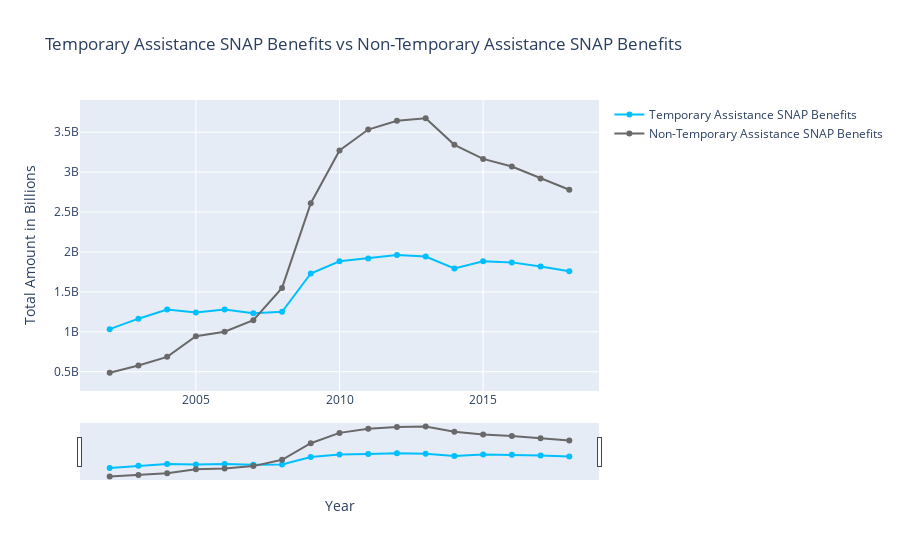

Notebook code cell kept with this figure:
### Code cell
df = SNAP_BY_YEAR



fig = go.Figure()
fig.add_trace(go.Scatter(x=df.Year, y=df['Temporary Assistance SNAP Benefits'], name="Temporary Assistance SNAP Benefits",
                         line_color='deepskyblue'))

fig.add_trace(go.Scatter(x=df.Year, y=df['Non-Temporary Assistance SNAP Benefits'], name="Non-Temporary Assistance SNAP Benefits",
                         line_color='dimgray'))

fig.update_layout(title_text='Temporary Assistance SNAP Benefits vs Non-Temporary Assistance SNAP Benefits',
                  xaxis_rangeslider_visible=True, yaxis_title="Total Amount in Billions", xaxis_title="Year",
)
fig.show()

### Figure 1 — Plotly figure (JSON) as saved in the notebook; plotly's stock layout.template omitted (floating-point values rounded to 4 significant figures)
{"data": [{"line": {"color": "deepskyblue"}, "name": "Temporary Assistance SNAP Benefits", "type": "scatter", "x": [2002, 2003, 2004, 2005, 2006, 2007, 2008, 2009, 2010, 2011, 2012, 2013, 2014, 2015, 2016, 2017, 2018], "y": [1032987771, 1164505897, 1279220913, 1242813319, 1280724098, 1233683858, 1251561912, 1730698905, 1883328473, 1918357032, 1961939241, 1942639881, 1793170091, 1884092001, 1869721457, 1818422321, 1757251070]}, {"line": {"color": "dimgray"}, "name": "Non-Temporary Assistance SNAP Benefits", "type": "scatter", "x": [2002, 2003, 2004, 2005, 2006, 2007, 2008, 2009, 2010, 2011, 2012, 2013, 2014, 2015, 2016, 2017, 2018], "y": [487835818, 577522074, 686099475, 945587547, 1000347072, 1146307670, 1550137187, 2611152158, 3271965201, 3533314099, 3642954244, 3674402004, 3342406256, 3166145675, 3070199097, 2921331309, 2779473359]}], "layout": {"title": {"text": "Temporary Assistance SNAP Benefits vs Non-Temporary Assistance SNAP Benefits"}, "xaxis": {"rangeslider": {"visible": true}, "title": {"text": "Year"}}, "yaxis": {"title": {"text": "Total Amount in Billions"}}}}
